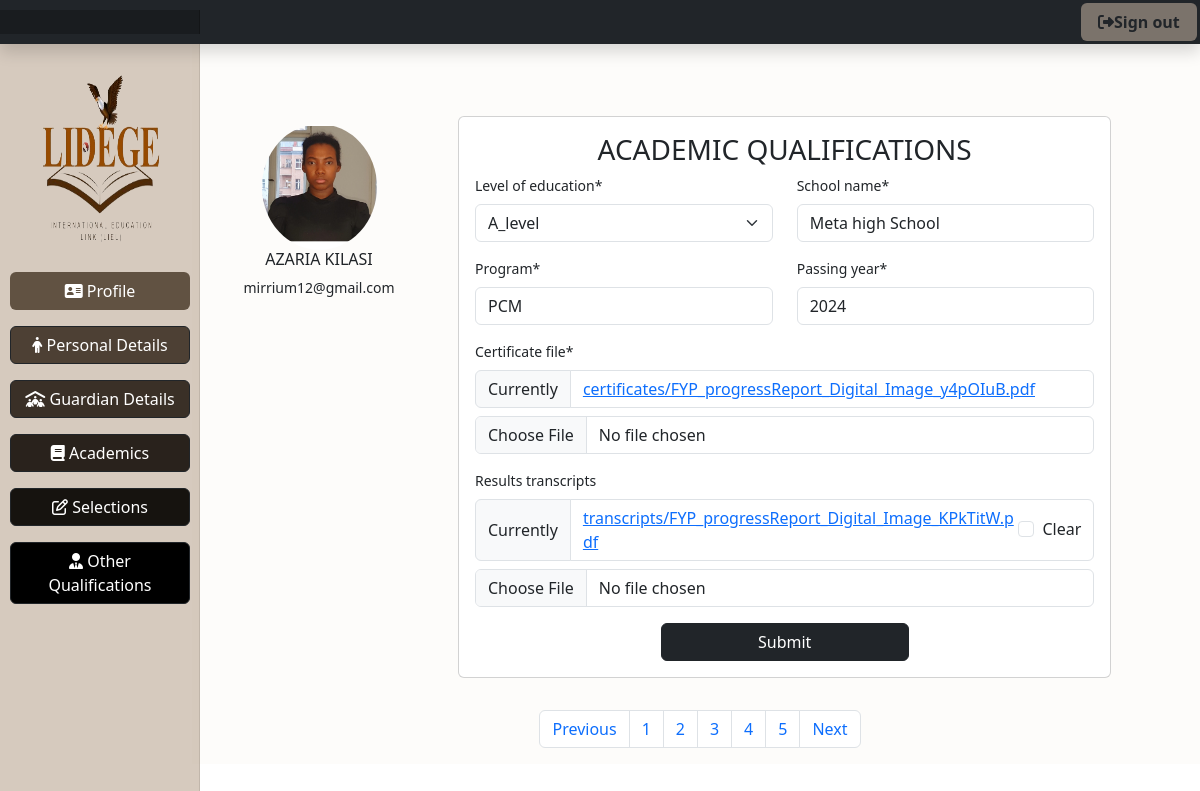
The page /academics/ (signed in) on the database its author committed.
### applicantsReg/models.py (models this page shows, shortened)
class Applicant_Personal_Details(models.Model):
    user = models.OneToOneField(CustomUser, on_delete=models.CASCADE,related_name='personal_details')
    firstname = models.CharField(max_length=100)
    last_name = models.CharField(max_length=100)
    phone = models.CharField(max_length=13)
    date_of_birth =  models.DateField(null=True)
    submission_time = SubmissionTimeField(null=True)
    nationality = models.CharField(
        max_length=100,
        choices=[(country.name, country.name) for country in pycountry.countries],
        blank=True,
        null=True,
    )
    profile_image = models.ImageField(upload_to='profile_images/', blank=True)
    class Meta:
        verbose_name_plural = "Applicant personal Details"

class CustomUser(AbstractUser):
    email = models.EmailField(unique=True, blank=True, null=True)
    username = models.CharField(max_length=100, unique=True)
    referred_by = models.ForeignKey('self', on_delete=models.SET_NULL, null=True, related_name='referrals')
    class Meta:
        verbose_name_plural = "Users"

class Applicants_academic_qualification(models.Model):
    user = models.OneToOneField(CustomUser, on_delete=models.CASCADE,related_name='academic_qualifications')
    level_of_education = models.CharField(choices=CURRENT_EDUCATION_LEVEL_CHOICES, max_length=20,default="A_Level")
    certificate_file = LimitedFileField(upload_to='certificates/')
    results_transcripts = LimitedFileField(upload_to='transcripts/',null=True, blank=True)
    school_name = models.CharField(max_length=100)
    program = models.CharField(max_length=100)
    passing_year = models.IntegerField(default=2020)
    submission_time = SubmissionTimeField(null=True)
    class Meta:
        verbose_name_plural = "Academic Qualifications"

### applicantsReg/views.py (the view)
# urls.py: path('academics/',views.academic_qualification_view,name = 'academics'),
@login_required
def academic_qualification_view(request):
    if request.user.is_staff:
        return redirect("applist")
    applicant_details = getattr(request.user, 'personal_details', None)
    academic_qualification = getattr(request.user, 'academic_qualifications', None)
    if academic_qualification:
        submission_time = academic_qualification.submission_time
        if academic_qualification is not None and submission_time is not None:
            if submission_time + timedelta(hours=168) < timezone.now():  # Assuming there's a submission_time field in your model
                messages.warning(request, "You can't modify your data after 24 hours since submission.")
                return redirect("home")
        if request.method == "POST":
            form = ApplicantsAcademicQualificationForm(request.POST, request.FILES, instance=academic_qualification)
            if form.is_valid():
                form.save()
                return redirect('selections')
        else:
            form = ApplicantsAcademicQualificationForm(instance = academic_qualification)
        return render(request, "academics.html", {"form": form,"applicant_details":applicant_details,"messages":messages})
    else:
        error_message = "You don't have any profile you may logout or contact you system admin."
        messages.warning(request, error_message)
        return redirect("home")

### applicantsReg/forms.py
class ApplicantsAcademicQualificationForm(forms.ModelForm):
    class Meta:
        model = Applicants_academic_qualification
        fields = ("level_of_education","certificate_file","results_transcripts","school_name","program","passing_year")
    pass

### applicantsReg/templates/academics.html (shortened to what this page needs)
{%extends 'base7.html'%}
{%load static%}
{%load crispy_forms_tags%}
{%block content%}
<div class="row" style="background-color:#f1e7dd27; height:cover; margin-bottom: 2rem;">
    <div class="col-md-3">
       {%if applicant_details.profile_image%}
       <img class="rounded-circle" src="{{applicant_details.profile_image.url}}" alt="" style="width: 50%; margin-left: 25%; margin-top: 5rem;">
       <h6 style="text-align: center;">{{applicant_details.firstname}} {{applicant_details.last_name}}</h6>
       <p style="text-align: center;">{{applicant_details.user.email}}</p>
       {%else%}
       <img class="rounded-circle" src="{%static 'img/avatar.jpg'%}" alt="" style="width: 50%; margin-left: 25%; margin-top: 3rem;">
       <h6 style="text-align: center;margin-top: 0.5rem;">{{applicant_details.user.email}}</h6>
       {%endif%}
    </div>
    <div class="col-md-8">
        <div class="card" style="margin-top: 4.5rem; padding: 1rem;">
                <h3 style="text-align: center;">ACADEMIC QUALIFICATIONS</h3>
                <form action="" method="POST" enctype="multipart/form-data">
                <div class="row">
                    <div class="col-md-6">
                        {{form.level_of_education|as_crispy_field}}
                    </div>
                    <div class="col-md-6">
                        {{form.school_name|as_crispy_field}}
                    </div>
                    </div>
                    <div class="row">
                        <div class="col-md-6">
                                {{form.program|as_crispy_field}}
                        </div>
                        <div class="col-md-6">
                            {{form.passing_year|as_crispy_field}}
                        </div>
                        </div>
                                {{form.certificate_file|as_crispy_field}}
                                {{form.results_transcripts|as_crispy_field}}
                <input type="submit" value="Submit" class="btn btn-dark" style="width: 40%; margin-left: 30%;">
                </form>
        </div>
    </div>
    <nav aria-label="Page navigation example" style="margin-top: 2rem;">
        <ul class="pagination justify-content-center">
          <li class="page-item">
            <a class="page-link" href="{%url 'guardian'%}" tabindex="-1" aria-disabled="true">Previous</a>
          </li>
          <li class="page-item"><a class="page-link" href="{%url 'applicant_details'%}">1</a></li>
          <li class="page-item"><a class="page-link" href="{%url 'guardian'%}">2</a></li>
          <li class="page-item"><a class="page-link" href="{%url 'academics'%}">3</a></li>
          <li class="page-item"><a class="page-link" href="{%url 'selections'%}">4</a></li>
          <li class="page-item"><a class="page-link" href="{%url 'other'%}">5</a></li>
          <li class="page-item">
            <a class="page-link" href="{%url 'selections'%}">Next</a>
          </li>
        </ul>
</div>
{%endblock%}

### static/css/dashboard.css (style rules this page uses)
body { font-size: .875rem; }

### rows shown on the page
Applicant_Personal_Details: profile_image (picture), firstname "AZARIA", last_name "KILASI", user.email "mirrium12@gmail.com"
Applicants_academic_qualification: level_of_education "A_level", school_name "Meta high School", program "PCM", passing_year "2024"
